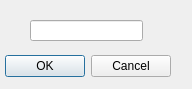
<?xml version="1.0" encoding="UTF-8"?>
<ui version="4.0">
 <class>FontNameDialog</class>
 <widget class="QDialog" name="FontNameDialog">
  <property name="geometry">
   <rect>
    <x>0</x>
    <y>0</y>
    <width>192</width>
    <height>89</height>
   </rect>
  </property>
  <property name="windowTitle">
   <string>Font Name</string>
  </property>
  <widget class="QDialogButtonBox" name="buttonBox">
   <property name="geometry">
    <rect>
     <x>0</x>
     <y>50</y>
     <width>171</width>
     <height>32</height>
    </rect>
   </property>
   <property name="orientation">
    <enum>Qt::Horizontal</enum>
   </property>
   <property name="standardButtons">
    <set>QDialogButtonBox::Cancel|QDialogButtonBox::Ok</set>
   </property>
  </widget>
  <widget class="QLineEdit" name="lineEdit">
   <property name="geometry">
    <rect>
     <x>30</x>
     <y>20</y>
     <width>113</width>
     <height>21</height>
    </rect>
   </property>
   <property name="maxLength">
    <number>12</number>
   </property>
   <property name="cursorPosition">
    <number>0</number>
   </property>
  </widget>
 </widget>
 <resources/>
 <connections>
  <connection>
   <sender>buttonBox</sender>
   <signal>accepted()</signal>
   <receiver>DialogFontName</receiver>
   <slot>on_buttonOK_clicked()</slot>
   <hints>
    <hint type="sourcelabel">
     <x>248</x>
     <y>254</y>
    </hint>
    <hint type="destinationlabel">
     <x>157</x>
     <y>274</y>
    </hint>
   </hints>
  </connection>
  <connection>
   <sender>buttonBox</sender>
   <signal>rejected()</signal>
   <receiver>DialogFontName</receiver>
   <slot>reject()</slot>
   <hints>
    <hint type="sourcelabel">
     <x>316</x>
     <y>260</y>
    </hint>
    <hint type="destinationlabel">
     <x>286</x>
     <y>274</y>
    </hint>
   </hints>
  </connection>
 </connections>
</ui>
